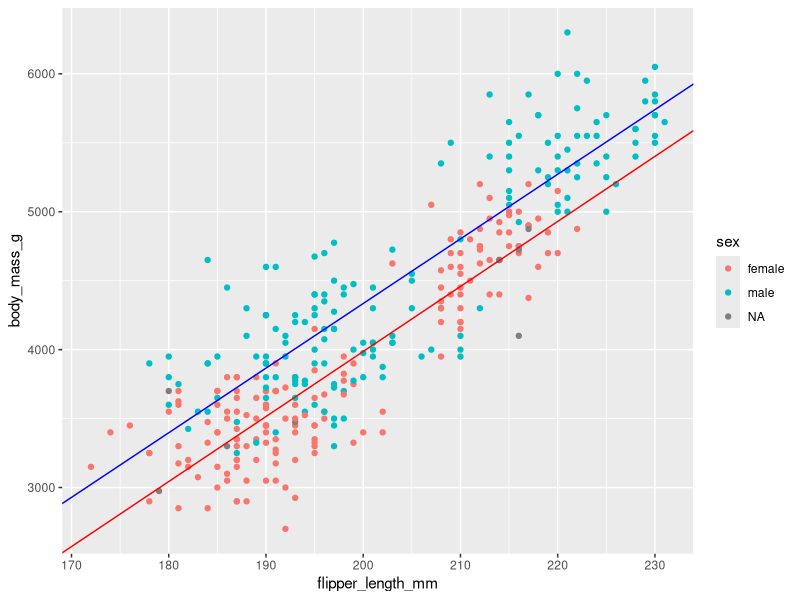

Write the R code that produced this figure.
## ---- chunk 1
library(tidyverse)
library(palmerpenguins)

penguins <- penguins

body_flipper_sex <- (lm(body_mass_g ~ flipper_length_mm + sex + flipper_length_mm : sex, penguins))

summary(body_flipper_sex)

## ---- chunk 2
ggplot(penguins, aes(x = flipper_length_mm, y = body_mass_g, color = sex)) +
  geom_point() +
  geom_abline(intercept = -5443.9607, slope = 47.1527, color = "red") +
  geom_abline(intercept = -5443.9607 + 406.8015, slope = 47.1527 + -0.2942     , color = "blue")

